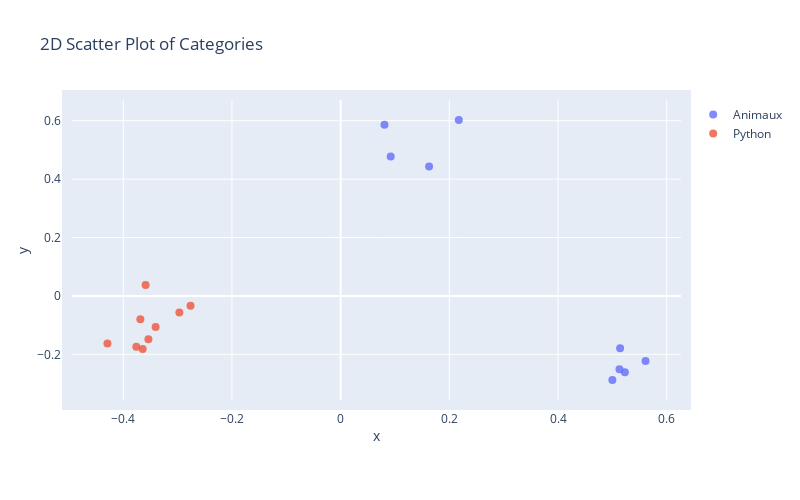

The cell this chart's notebook holds for it:
### Code cell
# Display the 2D scatter plot of Categories using Plotly
fig = go.Figure()

for i, cat in enumerate(categories):
    sub_matrix = np.array(df[df["categorie"] == cat]["question_embedding_pca"].to_list())
    x = sub_matrix[:, 0] # first dimension of the embeddings
    y = sub_matrix[:, 1] # second dimension of the embeddings

    # get the question text for hover
    hover_text = df[df["categorie"] == cat]["question"]

    fig.add_trace(
        go.Scatter(
            x=x,
            y=y,
            mode="markers",
            marker=dict(size=8, color=i, colorscale="Viridis", opacity=0.8),
            name=cat,
            hovertext=hover_text,
            hoverinfo="text",
        )
    )

fig.update_layout(
    autosize=False,
    title="2D Scatter Plot of Categories",
    width=800,
    height=500,
    margin=dict(l=50, r=50, b=100, t=100, pad=10),
    xaxis=dict(title="x"),
    yaxis=dict(title="y"),
)

fig.show()

### Figure 1 — Plotly figure (JSON) as saved in the notebook; plotly's stock layout.template omitted (floating-point values rounded to 4 significant figures)
{"data": [{"hoverinfo": "text", "hovertext": ["Qu'est-ce que le python royal?", "Qu'est-ce qui est célèbre chez les pandas géants?", "Comment les pythons capturent-ils leur proie?", "Qu'est-ce que les pandas roux?", "Que mangent principalement les pandas?", "Quelle est la taille maximale qu'un python peut atteindre?", "Quels sont les prédateurs naturels du python royal?", "Quelle est la durée de gestation des pandas?", "Comment les pandas roux sont-ils adaptés à leur environnement?"], "marker": {"color": 0, "colorscale": [[0, "#440154"], [0.1111, "#482878"], [0.2222, "#3e4989"], [0.3333, "#31688e"], [0.4444, "#26828e"], [0.5556, "#1f9e89"], [0.6667, "#35b779"], [0.7778, "#6ece58"], [0.8889, "#b5de2b"], [1, "#fde725"]], "opacity": 0.8, "size": 8}, "mode": "markers", "name": "Animaux", "type": "scatter", "x": [0.08064, 0.523, 0.1627, 0.513, 0.5, 0.09208, 0.2174, 0.5142, 0.5611], "y": [0.5864, -0.2612, 0.4432, -0.2511, -0.2879, 0.4772, 0.6025, -0.1796, -0.2229]}, {"hoverinfo": "text", "hovertext": ["Qu'est-ce que Python?", "Pourquoi les développeurs utilisent-ils Python pour l'analyse de données?", "Quels sont les avantages de la syntaxe de Python pour les débutants en programmation?", "Dans quels domaines Python est-il utilisé?", "Quelles entreprises utilisent largement Python?", "Qu'est-ce qu'une liste en Python?", "Quelle est la différence entre Python 2 et Python 3?", "Quelles sont les principales caractéristiques de la programmation orientée objet en Python?", "Quels sont les frameworks web populaires utilisés avec Python?"], "marker": {"color": 1, "colorscale": [[0, "#440154"], [0.1111, "#482878"], [0.2222, "#3e4989"], [0.3333, "#31688e"], [0.4444, "#26828e"], [0.5556, "#1f9e89"], [0.6667, "#35b779"], [0.7778, "#6ece58"], [0.8889, "#b5de2b"], [1, "#fde725"]], "opacity": 0.8, "size": 8}, "mode": "markers", "name": "Python", "type": "scatter", "x": [-0.3589, -0.3761, -0.3686, -0.4291, -0.3538, -0.2968, -0.2762, -0.3405, -0.3643], "y": [0.03766, -0.1738, -0.07998, -0.1633, -0.1484, -0.05682, -0.03403, -0.1063, -0.1817]}], "layout": {"autosize": false, "height": 500, "margin": {"b": 100, "l": 50, "pad": 10, "r": 50, "t": 100}, "title": {"text": "2D Scatter Plot of Categories"}, "width": 800, "xaxis": {"title": {"text": "x"}}, "yaxis": {"title": {"text": "y"}}}}
